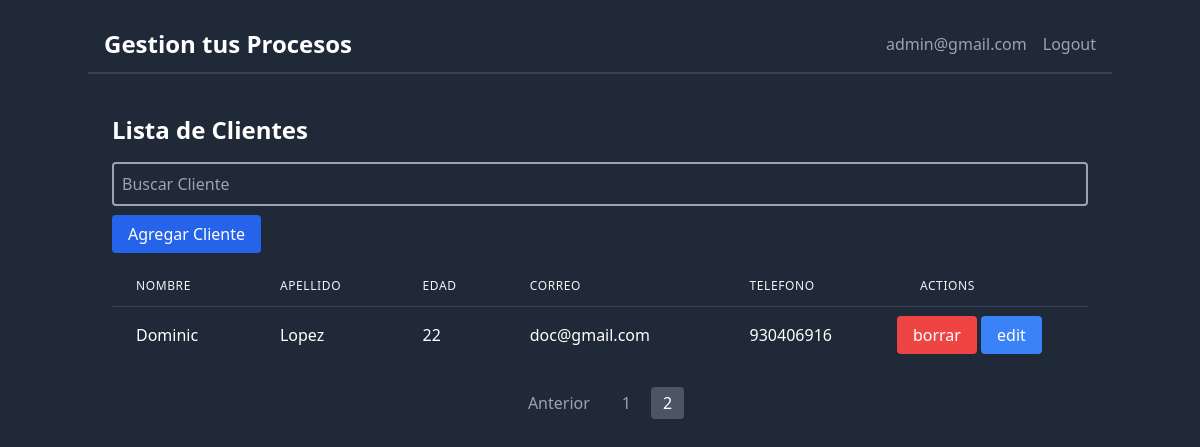
Page /customer/?page=2&q= (signed in) on the committed database.
### web/models.py (models this page shows, shortened)
class Customer(models.Model):
    name = models.CharField(max_length=20,verbose_name='Nombre')
    last_name = models.CharField(max_length=20,verbose_name='Apellido')
    age = models.IntegerField(verbose_name='Edad',default=None)
    email = models.EmailField(verbose_name='Correo',default=None)
    phone = models.IntegerField(verbose_name='Telefono',default=None)
    user = models.ForeignKey(User,on_delete=models.CASCADE,default=None)

### web/views.py (the view)
# urls.py: path('customer/', views.view_customer, name='view_customer'),
def view_customer(request):
    if request.method == 'POST':
        customer = request.POST['customer']
        search_customer = Customer.objects.filter(name__startswith = customer)
        return render(request,'aplication/customer.html',{'customers':search_customer})
    else:
        customers = Customer.objects.filter(user_id=request.user.id)
        paginator = Paginator(customers,4)
        page = request.GET.get('page',1)
        customer_page = paginator.page(page)
        return render(request,'aplication/customer.html',{'customers':customer_page})

### web/templates/aplication/customer.html (shortened to what this page needs)
{% extends 'base.html' %}
{% block customer %}
<div class="container mx-auto p-6">
    <h2 class="text-2xl font-bold mb-4 text-white">Lista de Clientes</h2>
    <form method="POST" class="mb-4" action="{% url 'app:view_customer' %}">
      <input type="text" name="customer" placeholder="Buscar Cliente"  class="border-2 border-gray-400 p-2 rounded w-full bg-gray-800 text-white" />
    </form>
    <div class="mb-5">
      <a href="{% url 'app:view_customer_form' %}" class="px-4 py-2 bg-blue-600 hover:bg-blue-700 rounded text-white">Agregar Cliente</a>
    </div>
    <div class="overflow-x-auto">
      <table class="min-w-full divide-y divide-gray-700">
        <thead>
          <tr>
            <th class="px-6 py-3 bg-gray-800 text-left text-xs font-medium text-gray-100 uppercase tracking-wider">Nombre</th>
            <th class="px-6 py-3 bg-gray-800 text-left text-xs font-medium text-gray-100 uppercase tracking-wider">Apellido</th>
            <th class="px-6 py-3 bg-gray-800 text-left text-xs font-medium text-gray-100 uppercase tracking-wider">Edad</th>
            <th class="px-6 py-3 bg-gray-800 text-left text-xs font-medium text-gray-100 uppercase tracking-wider">Correo</th>
            <th class="px-6 py-3 bg-gray-800 text-left text-xs font-medium text-gray-100 uppercase tracking-wider">Telefono</th>
            <th class="px-6 py-3 bg-gray-800 text-left text-xs font-medium text-gray-100 uppercase tracking-wider">Actions</th>
          </tr>
        </thead>
        <tbody class="bg-gray-800 divide-y divide-gray-700 text-white">
        {% for customer in customers %}
        <tr>
          <td class="px-6 py-4 whitespace-nowrap">{{customer.name}}</td>
          <td class="px-6 py-4 whitespace-nowrap">{{customer.last_name}}</td>
          <td class="px-6 py-4 whitespace-nowrap">{{customer.age}}</td>
          <td class="px-6 py-4 whitespace-nowrap">{{customer.email}}</td>
          <td class="px-6 py-4 whitespace-nowrap">{{customer.phone}}</td>
          <td>
            <a href="{% url 'app:view_customer_delete' customer.id %}" class="px-4 py-2 bg-red-500 hover:bg-red-700 rounded text-white">borrar</a>
            <a href="{% url 'app:view_customer_edit' customer.id %}" class="px-4 py-2 bg-blue-500 hover:bg-blue-700 rounded text-white">edit</a>
          </td>
        </tr>
        {%empty%}
        <h2 class="text-xl font-bold mb-4 text-white">No hay Cliente</h2>
        {% endfor %}
        </tbody>
      </table>
    </div>
    <div class="mt-6">
      <div class="flex justify-center space-x-2">
        {% if customers.has_previous %}
          <a href="?page={{ customers.previous_page_number }}&q={{ query }}" class="px-3 py-1 bg-gray-800 text-gray-400 rounded">Anterior</a>
        {% endif %}
        {% for num in customers.paginator.page_range %}
          {% if customers.number == num %}
            <span class="px-3 py-1 bg-gray-600 text-white rounded">{{ num }}</span>
          {% elif num > customers.number|add:'-3' and num < customers.number|add:'3' %}
            <a href="?page={{ num }}&q={{ query }}" class="px-3 py-1 bg-gray-800 text-gray-400 rounded">{{ num }}</a>
          {% endif %}
        {% endfor %}
      </div>
    </div>
  </div>
{% endblock %}

### web/templates/views/navbar.html
<header class="w-full py-4 bg-gray-800 ">
    <div class="container mx-auto flex justify-between items-center px-4 py-3 border-b-2 border-gray-700">
        <a href="{% url 'app:view_home' %}" class="text-2xl font-bold text-white">Gestion tus Procesos</a>
        <nav class="space-x-4 flex justify-center">
            <p class="text-gray-400 hover:text-white">
                {% if request.user and request.user.is_authenticated %}
                {{request.user.email}}
                {% endif %}
            </p>
            <a href="{% url 'app:view_logout' %}" class="text-gray-400 hover:text-white">Logout</a>
        </nav>
    </div>
</header>

### rows in the picture
Customer: name "Dominic", last_name "Lopez", age "22", email "doc@gmail.com", phone "930406916"

### other values in the picture
{{ request.user.email }} "admin@gmail.com"
{{ num }} "1"
{{ num }} "2"
